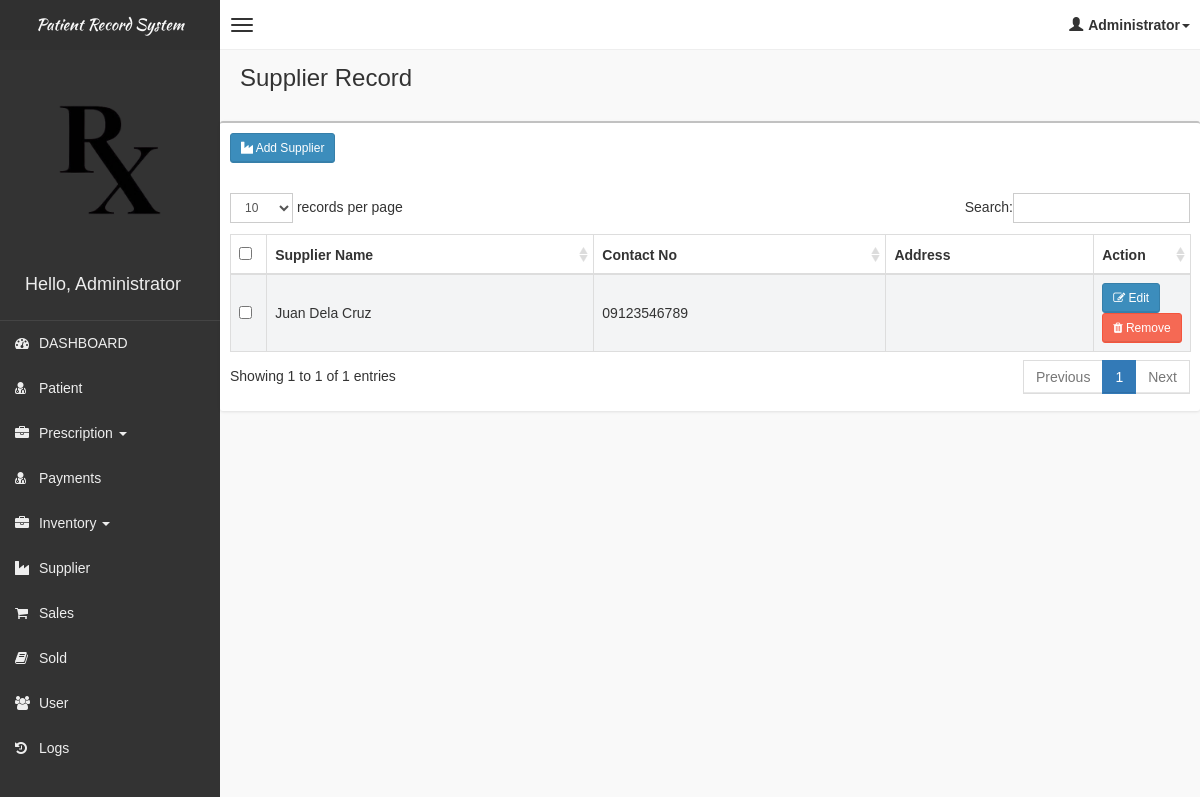
The app's page /pages/supplier/supplier.php (signed in), older data.
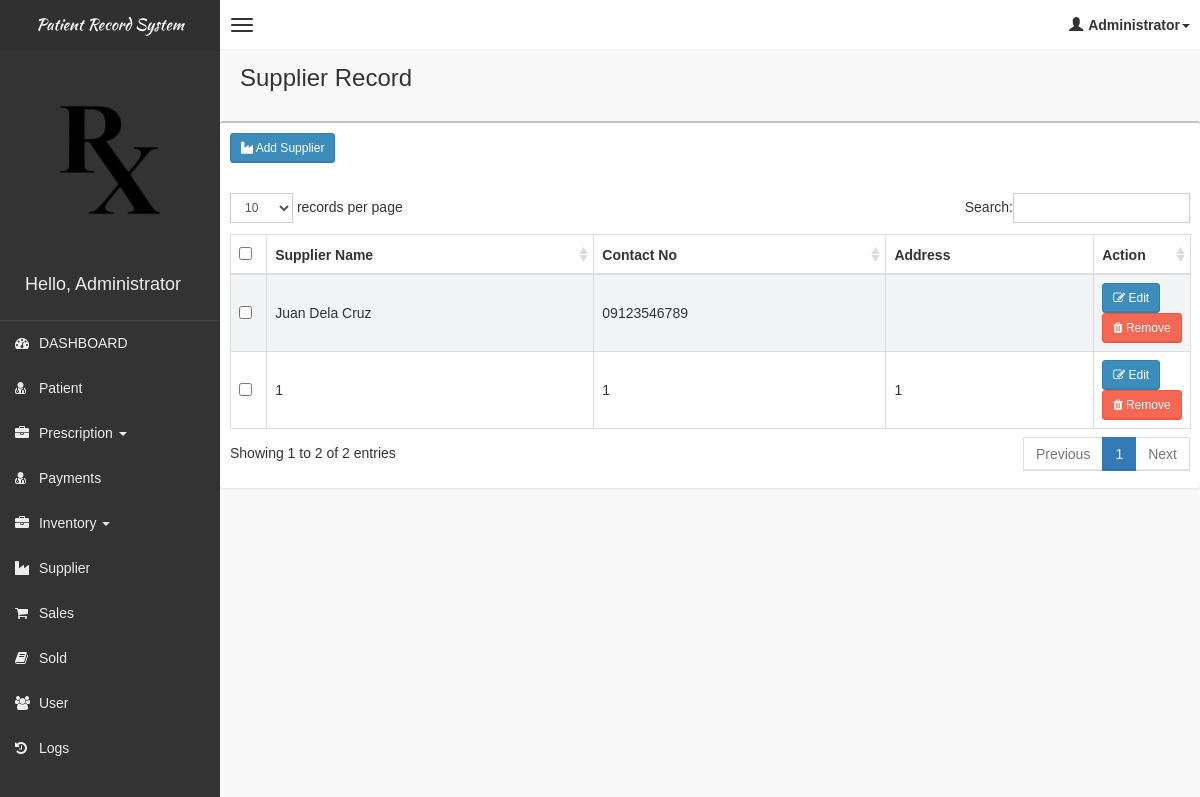
The same page, newer data.
### tables this page shows
CREATE TABLE IF NOT EXISTS `tblsupplier` (
  `id` int(11) NOT NULL AUTO_INCREMENT,
  `name` varchar(100) DEFAULT NULL,
  `contact_number` varchar(20) DEFAULT NULL,
  `products_ordered` text,
  `address` text NOT NULL,
  `date_created` varchar(100) NOT NULL,
  PRIMARY KEY (`id`)
);

### pages/supplier/supplier.php (the view, shortened to what this page needs)
<!DOCTYPE html>
<html>
    <?php
    if(!isset($_SESSION['role']))
    {
        header("Location: ../../login.php");
    }
    else
    {
    include('../head_css.php'); ?>
    <body class="skin-black">
        <?php
        include "../connection.php";
        ?>
        <?php include('../header.php'); ?>
        <div class="wrapper row-offcanvas row-offcanvas-left">
            <?php include('../sidebar-left.php'); ?>
            <aside class="right-side">
                <section class="content-header">
                    <h1>
                        Supplier Record
                    </h1>
                </section>
                <section class="content">
                    <div class="row">
                            <div class="box">
                                <div class="box-header">
                                    <div style="padding:10px;">
                                        <button class="btn btn-primary btn-sm" data-toggle="modal" data-target="#addModal"><i class="fa fa-industry" aria-hidden="true"></i> Add Supplier</button>
                                    </div>
                                </div>
                                <div class="box-body table-responsive">
                                <form method="post">
                                    <table id="table" class="table table-bordered table-striped">
                                        <thead>
                                            <tr>
                                                <th style="width: 20px !important;"><input type="checkbox" name="chk_delete[]" class="cbxMain" onchange="checkMain(this)"/></th>
                                                <th>Supplier Name</th>
                                                <th>Contact No</th>
                                                <th>Address</th>
                                                <th style="width: 40px !important;">Action</th>
                                            </tr>
                                        </thead>
                                        <tbody>
                                            <?php
                                            $squery = mysqli_query($con, "select * from tblsupplier");
                                            while($row = mysqli_fetch_array($squery))
                                            {
                                                echo '
                                                <tr>
                                                    <td><input type="checkbox" name="chk_delete[]" class="chk_delete" value="'.$row['id'].'" />
                                                    <td>'.$row['name'].'</td>
                                                    <td>'.$row['contact_number'].'</td>
                                                    <td>'.$row['address'].'</td>
                                                    <td><button class="btn btn-primary btn-sm" data-target="#editModal'.$row['id'].'" data-toggle="modal"><i class="fa fa-pencil-square-o" aria-hidden="true"></i> Edit</button> &nbsp;<br>
                                                        <button class="btn btn-danger btn-sm btn-delete" data-target="#deleteModal' . $row['id'] . '" data-toggle="modal"
                                                                id="'.$row['id'].'
                                                                supplier_name="'.$row['name'].'">
                                                                <i class="fa fa-trash" aria-hidden="true"></i> Remove
                                                            </button>
                                                </tr>
                                                ';
                                            }
                                            ?>
                                        </tbody>
                                    </table>
                                    </form>
                                </div>
                            </div>
                    </div>
                </section>
            </aside>
        </div>
        <?php }
        include "../footer.php"; ?>
    </body>
</html>

Row changes from the older to the newer data that the page shows:
added tblsupplier: name "1", contact_number "1", address "1"
Text that changed along with them:
text written by a page script: "records per page Search: Showing 1 to 1 of 1 entries Previous 1 Next" → "records per page Search: Showing 1 to 2 of 2 entries Previous 1 Next"
